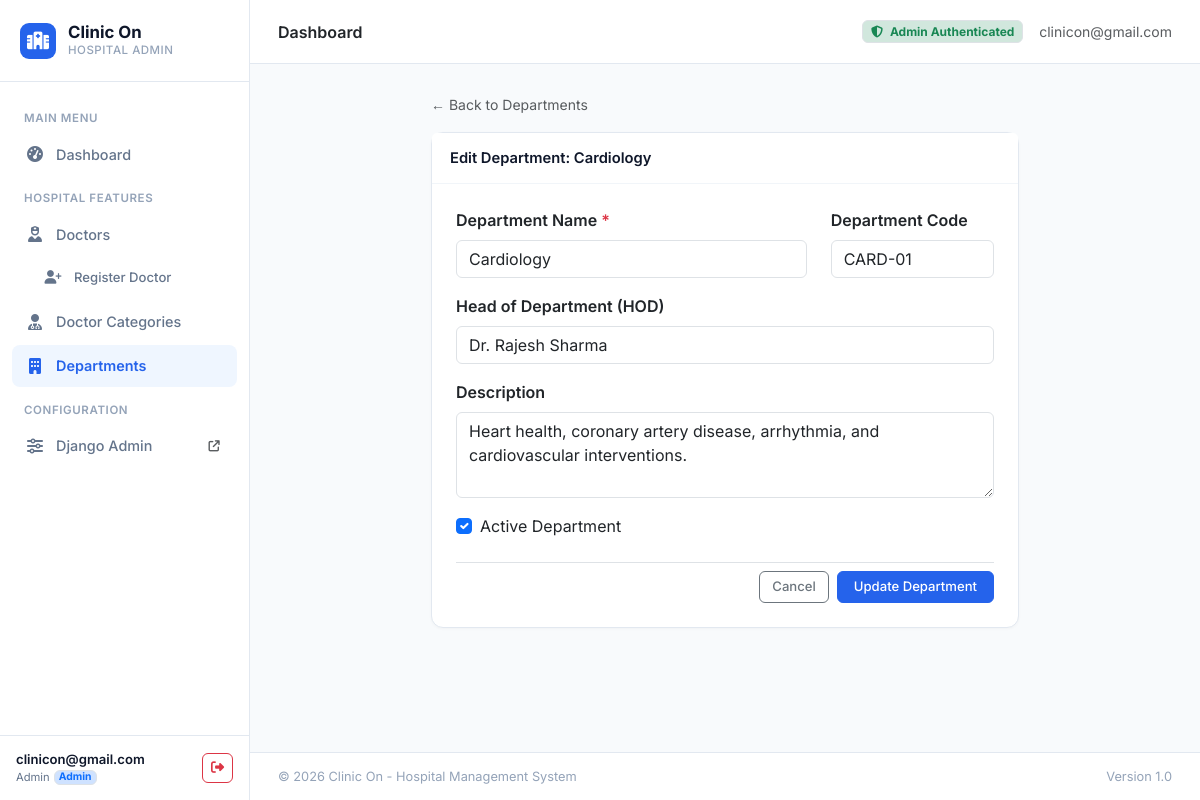
Page /departments/1/edit/ (signed in) on the committed database.
### hospital/models.py (models this page shows, shortened)
class CustomUser(AbstractUser):
    ROLE_CHOICES = (
        ('Admin', 'Administrator'),
        ('Doctor', 'Doctor'),
        ('Staff', 'Hospital Staff'),
    )
    username = models.CharField(max_length=150, unique=True, blank=True, null=True)
    email = models.EmailField(unique=True, verbose_name='Email Address')
    phone = models.CharField(max_length=20, blank=True, null=True, verbose_name='Phone Number')
    role = models.CharField(max_length=20, choices=ROLE_CHOICES, default='Admin')
    created_at = models.DateTimeField(auto_now_add=True)
    USERNAME_FIELD = 'email'
    REQUIRED_FIELDS = []
    objects = CustomUserManager()
    class Meta:
        verbose_name = 'User'
        verbose_name_plural = 'Users'

class Department(models.Model):
    name = models.CharField(max_length=100, unique=True, verbose_name='Department Name')
    code = models.CharField(max_length=20, unique=True, blank=True, null=True, verbose_name='Department Code')
    description = models.TextField(blank=True, null=True, verbose_name='Description')
    head_of_department = models.CharField(max_length=100, blank=True, null=True, verbose_name='Head of Department (HOD)')
    is_active = models.BooleanField(default=True, verbose_name='Active Status')
    created_at = models.DateTimeField(auto_now_add=True)
    updated_at = models.DateTimeField(auto_now=True)
    class Meta:
        verbose_name = 'Department'
        verbose_name_plural = 'Departments'
        ordering = ['name']

### hospital/views.py (the view)
# urls.py: path('departments/<int:pk>/edit/', views.department_edit_view, name='department_edit'),
@admin_required
def department_edit_view(request, pk):
    dept = get_object_or_404(Department, pk=pk)
    if request.method == 'POST':
        form = DepartmentForm(request.POST, instance=dept)
        if form.is_valid():
            dept = form.save()
            messages.success(request, f"Department '{dept.name}' updated successfully!")
            return redirect('department_list')
        else:
            messages.error(request, "Please correct the errors below.")
    else:
        form = DepartmentForm(instance=dept)
    return render(request, 'hospital/department_form.html', {'form': form, 'department': dept, 'title': f"Edit Department: {dept.name}", 'is_edit': True})

### hospital/forms.py
class DepartmentForm(forms.ModelForm):
    class Meta:
        model = Department
        fields = ['name', 'code', 'head_of_department', 'is_active', 'description']
        widgets = {
            'name': forms.TextInput(attrs={
                'class': 'form-control',
                'placeholder': 'e.g. Cardiology, Neurology',
                'required': True
            }),
            'code': forms.TextInput(attrs={
                'class': 'form-control',
                'placeholder': 'e.g. CARD-01, NEUR-02'
            }),
            'head_of_department': forms.TextInput(attrs={
                'class': 'form-control',
                'placeholder': 'e.g. Dr. Rajesh Sharma'
            }),
            'is_active': forms.CheckboxInput(attrs={
                'class': 'form-check-input',
                'role': 'switch'
            }),
            'description': forms.Textarea(attrs={
                'class': 'form-control',
                'rows': 3,
                'placeholder': 'Department description and scope...'
            }),
        }

### hospital/views.py (called while the page is built)
def admin_required(view_func):
    @wraps(view_func)
    def _wrapped_view(request, *args, **kwargs):
        if not request.user.is_authenticated:
            return redirect(f"{reverse('login')}?next={request.path}")
        if not (request.user.is_superuser or request.user.is_staff or getattr(request.user, 'role', '') == 'Admin'):
            messages.error(request, "Access restricted: Administrator privileges are required to view this page.")
            return render(request, 'hospital/access_denied.html', {
                'title': 'Access Restricted',
                'user': request.user
            }, status=403)
        return view_func(request, *args, **kwargs)
    return _wrapped_view

### templates/hospital/department_form.html (shortened to what this page needs)
{% extends 'base.html' %}
{% block content %}
<div class="row justify-content-center">
    <div class="col-md-8">
        <div class="mb-3">
            <a href="{% url 'department_list' %}" class="text-decoration-none text-muted small">
                &larr; Back to Departments
            </a>
        </div>
        <div class="card">
            <div class="card-header">
                <span>{{ title }}</span>
            </div>
            <div class="card-body p-4">
                <form method="POST">
                    <div class="row mb-3">
                        <div class="col-md-8">
                            <label for="{{ form.name.id_for_label }}" class="form-label fw-semibold">
                                Department Name <span class="text-danger">*</span>
                            </label>
                            {{ form.name }}
                        </div>
                        <div class="col-md-4">
                            <label for="{{ form.code.id_for_label }}" class="form-label fw-semibold">
                                Department Code
                            </label>
                            {{ form.code }}
                        </div>
                    </div>
                    <div class="mb-3">
                        <label for="{{ form.head_of_department.id_for_label }}" class="form-label fw-semibold">
                            Head of Department (HOD)
                        </label>
                        {{ form.head_of_department }}
                    </div>
                    <div class="mb-3">
                        <label for="{{ form.description.id_for_label }}" class="form-label fw-semibold">
                            Description
                        </label>
                        {{ form.description }}
                    </div>
                    <div class="mb-4 form-check">
                        {{ form.is_active }}
                        <label class="form-check-label" for="{{ form.is_active.id_for_label }}">
                            Active Department
                        </label>
                    </div>
                    <div class="d-flex justify-content-end gap-2 pt-2 border-top">
                        <a href="{% url 'department_list' %}" class="btn btn-outline-secondary btn-sm">
                            Cancel
                        </a>
                        <button type="submit" class="btn btn-primary btn-sm px-3">
                            {% if is_edit %}Update Department{% else %}Save Department{% endif %}
                        </button>
                    </div>
                </form>
            </div>
        </div>
    </div>
</div>
{% endblock %}

### templates/base.html (shortened to what this page needs)
<!DOCTYPE html>
<html lang="en">
<head>
    <link href="https://cdn.jsdelivr.net/npm/bootstrap@5.3.3/dist/css/bootstrap.min.css" rel="stylesheet">
    <link rel="stylesheet" href="https://cdnjs.cloudflare.com/ajax/libs/font-awesome/6.5.2/css/all.min.css">
</head>
<body>
    <aside class="app-sidebar" id="appSidebar">
        <div class="sidebar-brand">
            <div class="brand-badge">
                <i class="fa-solid fa-hospital"></i>
            </div>
            <div>
                <div class="brand-text">Clinic On</div>
                <div class="brand-sub">Hospital Admin</div>
            </div>
        </div>
        <ul class="sidebar-nav">
            <li class="nav-label">Main Menu</li>
            <li>
                <a href="{% url 'dashboard' %}" class="sidebar-link {% if request.resolver_match.url_name == 'dashboard' %}active{% endif %}">
                    <i class="fa-solid fa-gauge-high"></i>
                    <span>Dashboard</span>
                </a>
            </li>
            <li class="nav-label">Hospital Features</li>
            <li>
                <a href="{% url 'doctor_list' %}" class="sidebar-link {% if 'doctor' in request.resolver_match.url_name and 'category' not in request.resolver_match.url_name %}active{% endif %}">
                    <i class="fa-solid fa-user-nurse"></i>
                    <span>Doctors</span>
                </a>
            </li>
            <li>
                <a href="{% url 'doctor_register' %}" class="sidebar-link {% if request.resolver_match.url_name == 'doctor_register' %}active{% endif %}" style="padding-left: 32px; font-size: 0.82rem;">
                    <i class="fa-solid fa-user-plus" style="font-size: 0.85rem;"></i>
                    <span>Register Doctor</span>
                </a>
            </li>
            <li>
                <a href="{% url 'category_list' %}" class="sidebar-link {% if 'category' in request.resolver_match.url_name %}active{% endif %}">
                    <i class="fa-solid fa-user-doctor"></i>
                    <span>Doctor Categories</span>
                </a>
            </li>
            <li>
                <a href="{% url 'department_list' %}" class="sidebar-link {% if 'department' in request.resolver_match.url_name %}active{% endif %}">
                    <i class="fa-solid fa-building"></i>
                    <span>Departments</span>
                </a>
            </li>
            <li class="nav-label">Configuration</li>
            <li>
                <a href="/django-admin/" target="_blank" class="sidebar-link">
                    <i class="fa-solid fa-sliders"></i>
                    <span>Django Admin</span>
                    <i class="fa-solid fa-arrow-up-right-from-square ms-auto text-muted" style="font-size: 0.7rem;"></i>
                </a>
            </li>
        </ul>
        <div class="sidebar-footer">
            <div class="user-pill">
                <div class="user-info">
                    <div class="user-name">{{ request.user.first_name|default:request.user.email }}</div>
                    <div class="user-role d-flex align-items-center gap-1">
                        <span>{{ request.user.role|default:"Administrator" }}</span>
                        {% if request.user.role == 'Admin' or request.user.is_superuser or request.user.is_staff %}
                            <span class="badge bg-primary-subtle text-primary border" style="font-size: 0.65rem; padding: 1px 4px;">Admin</span>
                        {% endif %}
                    </div>
                </div>
                <a href="{% url 'logout' %}" class="btn btn-outline-danger btn-sm p-1 px-2" title="Logout">
                    <i class="fa-solid fa-right-from-bracket"></i>
                </a>
            </div>
        </div>
    </aside>
    <div class="app-main">
        <header class="app-header">
            <div class="d-flex align-items-center gap-3">
                <div class="fw-semibold text-dark">
                    {% block page_title %}Dashboard{% endblock %}
                </div>
            </div>
            <div class="d-flex align-items-center gap-3">
                {% if request.user.role == 'Admin' or request.user.is_superuser or request.user.is_staff %}
                    <span class="badge bg-success-subtle text-success border small">
                        <i class="fa-solid fa-shield-halved me-1"></i> Admin Authenticated
                    </span>
                {% else %}
                    <span class="badge bg-secondary-subtle text-secondary border small">
                        Staff Access
                    </span>
                {% endif %}
                <span class="text-muted small d-none d-sm-inline">
                    {{ request.user.email }}
                </span>
            </div>
        </header>
        <main class="content-area">
            {% block content %}{% endblock %}
        </main>
        <footer class="footer d-flex justify-content-between align-items-center">
            <span>&copy; {% now "Y" %} Clinic On - Hospital Management System</span>
            <span>Version 1.0</span>
        </footer>
    </div>
</body>
</html>

### templates/base.html (style rules this page uses)
:root { --sidebar-width: 250px; --bg-page: #f8fafc; --bg-sidebar: #ffffff; --sidebar-border: #e2e8f0; --sidebar-text: #64748b; --sidebar-active-bg: #eff6ff; --sidebar-active-text: #2563eb; --primary: #2563eb; --text-main: #0f172a; --card-border: #e2e8f0; }
body { font-family: 'Inter', sans-serif; background-color: var(--bg-page); color: var(--text-main); min-height: 100vh; margin: 0; display: flex; }
.app-sidebar { width: var(--sidebar-width); background: var(--bg-sidebar); border-right: 1px solid var(--sidebar-border); height: 100vh; position: fixed; top: 0; left: 0; display: flex; flex-direction: column; z-index: 1000; transition: transform 0.25s ease; }
.sidebar-brand { padding: 22px 20px; display: flex; align-items: center; gap: 12px; border-bottom: 1px solid var(--sidebar-border); }
.brand-badge { width: 36px; height: 36px; border-radius: 9px; background-color: #2563eb; color: #ffffff; display: flex; align-items: center; justify-content: center; font-size: 1.1rem; }
.brand-text { font-size: 1.05rem; font-weight: 700; color: #0f172a; line-height: 1.2; }
.brand-sub { font-size: 0.72rem; color: #94a3b8; font-weight: 500; text-transform: uppercase; letter-spacing: 0.5px; }
.sidebar-nav { padding: 16px 12px; flex: 1; overflow-y: auto; list-style: none; margin: 0; }
.nav-label { font-size: 0.72rem; font-weight: 600; color: #94a3b8; text-transform: uppercase; letter-spacing: 0.6px; padding: 12px 12px 6px; }
.sidebar-link { display: flex; align-items: center; gap: 12px; padding: 10px 14px; color: var(--sidebar-text); text-decoration: none; font-weight: 500; font-size: 0.9rem; border-radius: 8px; margin-bottom: 3px; transition: all 0.15s ease; }
.sidebar-link.active { color: var(--sidebar-active-text); background-color: var(--sidebar-active-bg); font-weight: 600; }
.sidebar-link i { width: 18px; text-align: center; font-size: 1rem; }
.sidebar-footer { padding: 14px 16px; border-top: 1px solid var(--sidebar-border); background-color: #ffffff; }
.user-pill { display: flex; align-items: center; justify-content: space-between; gap: 10px; }
.user-info { overflow: hidden; }
.user-name { font-size: 0.82rem; font-weight: 600; color: #0f172a; white-space: nowrap; overflow: hidden; text-overflow: ellipsis; }
.user-role { font-size: 0.7rem; color: #64748b; }
.app-main { margin-left: var(--sidebar-width); flex: 1; min-height: 100vh; display: flex; flex-direction: column; width: calc(100% - var(--sidebar-width)); }
.app-header { height: 64px; background: #ffffff; border-bottom: 1px solid var(--card-border); display: flex; align-items: center; justify-content: space-between; padding: 0 28px; position: sticky; top: 0; z-index: 999; }
.content-area { padding: 28px; flex: 1; }
.card { border: 1px solid var(--card-border); border-radius: 12px; box-shadow: 0 1px 3px rgba(0, 0, 0, 0.03); background-color: #ffffff; }
.card-header { background-color: #ffffff; border-bottom: 1px solid #f1f5f9; font-weight: 600; padding: 14px 18px; font-size: 0.92rem; color: #0f172a; }
.btn-sm { padding: 5px 12px; font-size: 0.82rem; border-radius: 6px; font-weight: 500; }
.btn-primary { background-color: #2563eb; border-color: #2563eb; }
.footer { padding: 14px 28px; background: #ffffff; border-top: 1px solid var(--card-border); font-size: 0.8rem; color: #94a3b8; }

### rows in the picture
CustomUser: user.first_name "clinicon@gmail.com", user.role "Admin", user.email "clinicon@gmail.com"
Department: name "Cardiology", code "CARD-01", head_of_department "Dr. Rajesh Sharma", description "Heart health, coronary artery disease, arrhythmia, and cardiovascular interventions.", is_active "☑"

### other values in the picture
{{ title }} "Edit Department: Cardiology"
